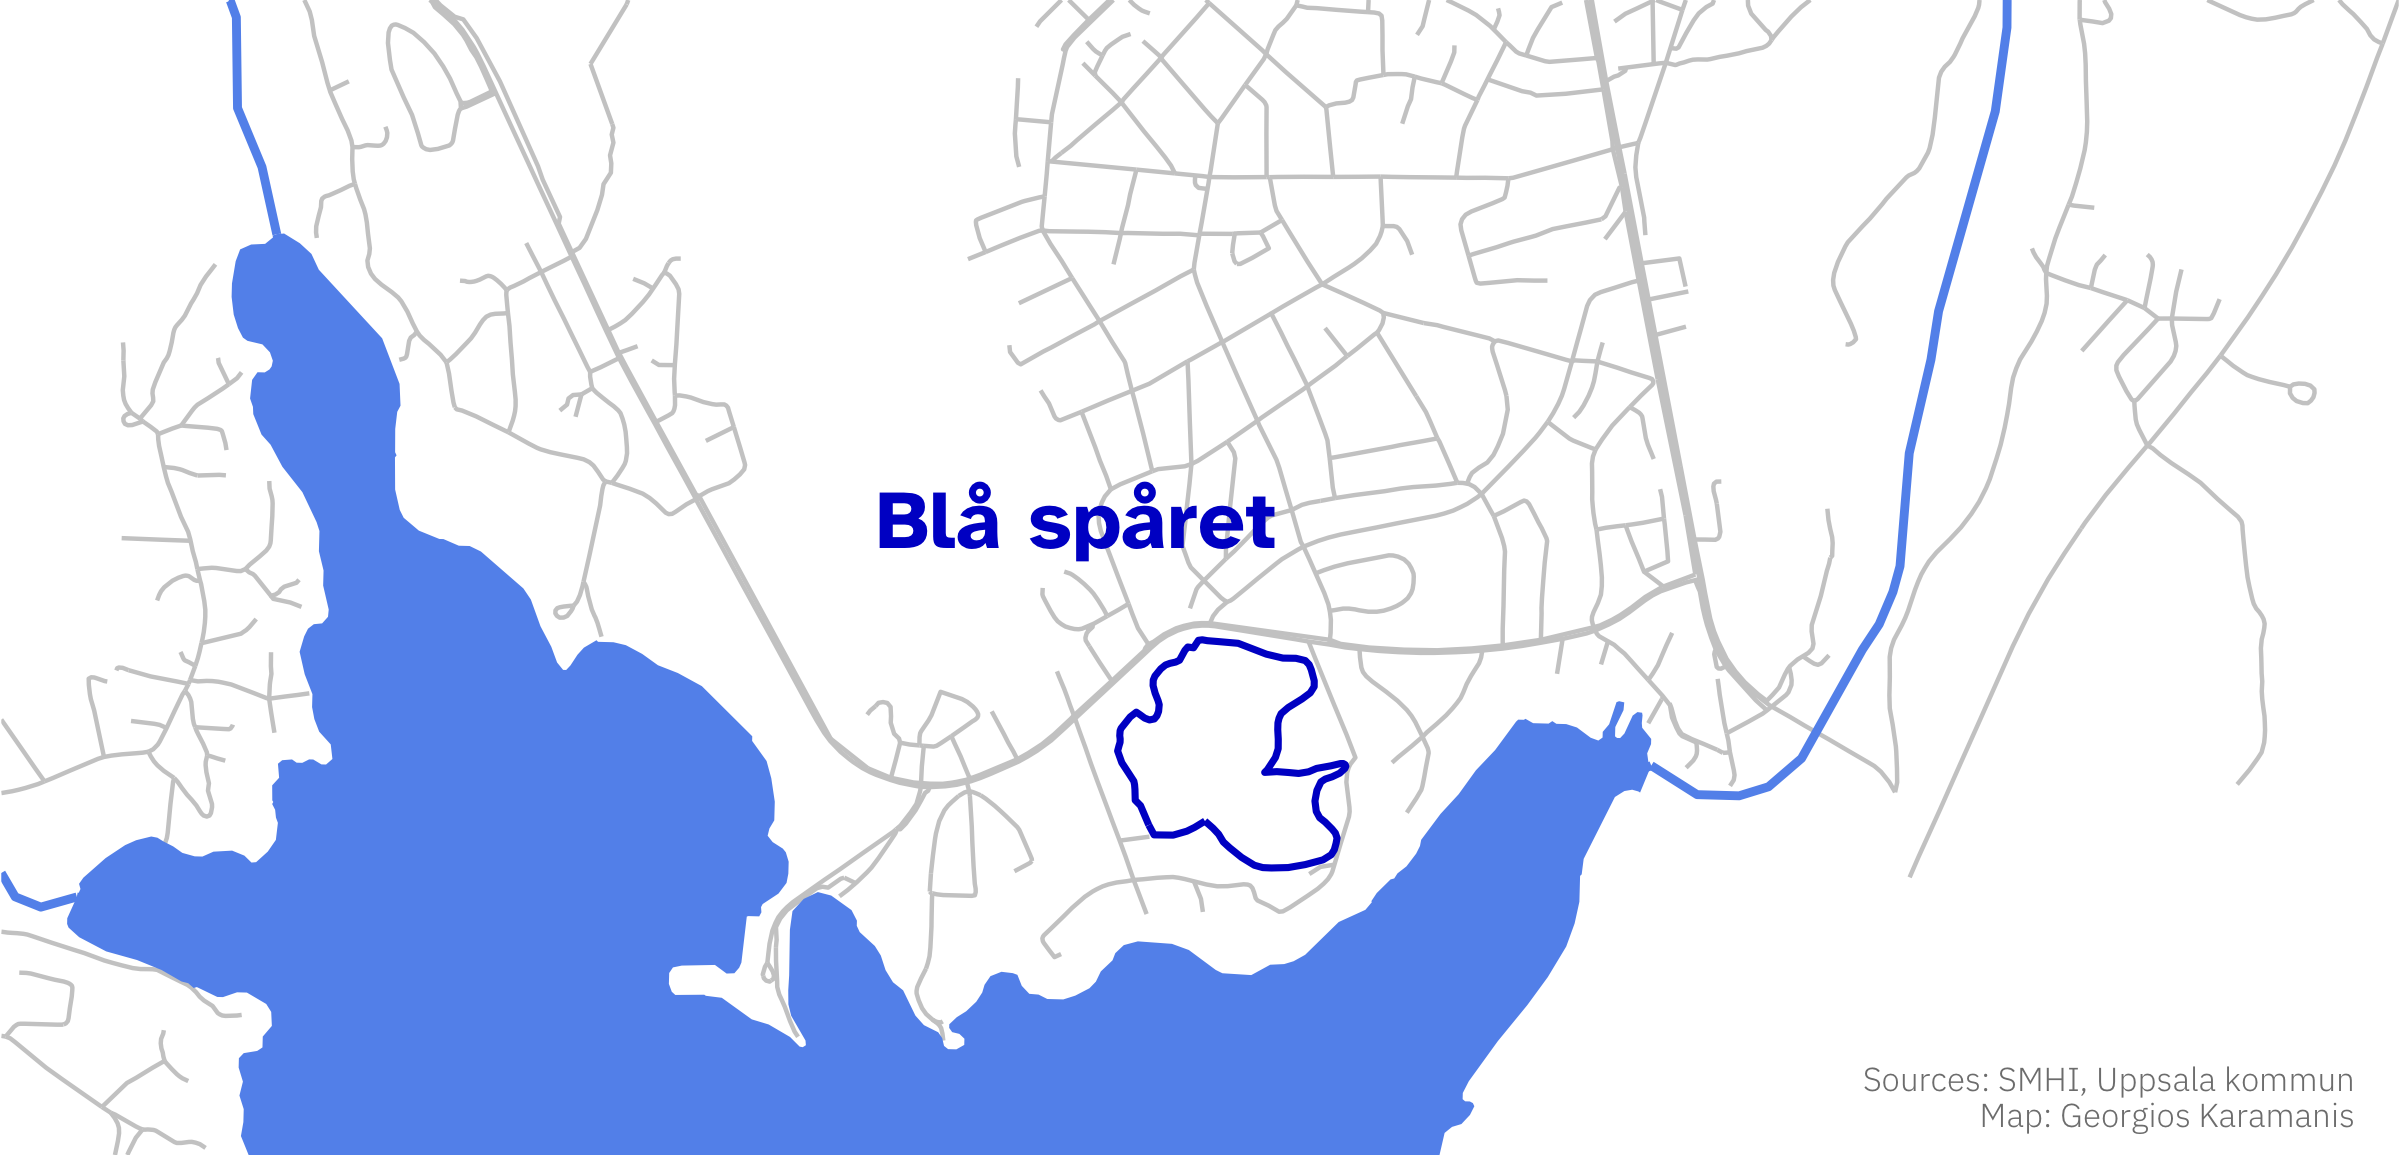

Write R code to recreate this figure.
library(tidyverse)
library(sf)
library(janitor)


vattendrag <- read_sf(here::here("2020", "data", "flodeslinjer_vd_l_2016_3", "vd_l_2016_3.shp")) %>%
  clean_names()

vattenytor <- read_sf(here::here("2020", "data", "Vattenytor_vy_y_2016_3", "vy_y_2016_3.shp")) %>%
  clean_names()

vandringsleder <- read_sf(here::here("2020", "data", "Vandringsleder-shp", "Vandringsleder.shp")) %>% 
  clean_names()

blue <- vandringsleder %>% 
  filter(namn == "Blå spåret")

box <- c(xmin = 17.6, xmax = 17.7, ymin = 59.78, ymax = 59.8)

vägtrafiknät <- read_sf(here::here("2020", "2-lines", "data", "Uppsala kommun Shape_GeoDatabas__3359", "Uppsala_kommun_ShapeNVDB_DKVagtrafiknat.shp")) %>% 
  clean_names() %>% 
  st_transform(4326) %>% 
  st_crop(st_bbox(box))

uppsala_vattendrag <- vattendrag %>% 
  st_transform(4326) %>% 
  st_crop(st_bbox(box))

uppsala_vattenytor <- vattenytor %>% 
  st_transform(4326) %>% 
  st_crop(st_bbox(box))

ggplot() +
  geom_sf(data = vägtrafiknät, color = "grey80", size = 0.5) +
  geom_sf(data = uppsala_vattendrag, color = "cornflowerblue", size = 1) +
  geom_sf(data = blue, color = "blue3", size = 0.8) +
  geom_sf(data = uppsala_vattenytor, fill = "cornflowerblue", color = NA) +
  annotate("text", 17.637, 59.791, label = "Blå spåret", size = 7, family = "Atkinson Hyperlegible Bold", color = "blue3") +
  annotate("text", 17.681, 59.781, label = "Sources: SMHI, Uppsala kommun\nMap: Georgios Karamanis", size = 2.8, family = "IBM Plex Sans Light", color = "grey50", hjust = 1, lineheight = 0.9) +
  scale_fill_identity() +
  coord_sf(expand = FALSE) +
  theme_void() 

ggsave(here::here("2020", "5-blue", "5-blue.png"), width = 8, height = 3.85)
